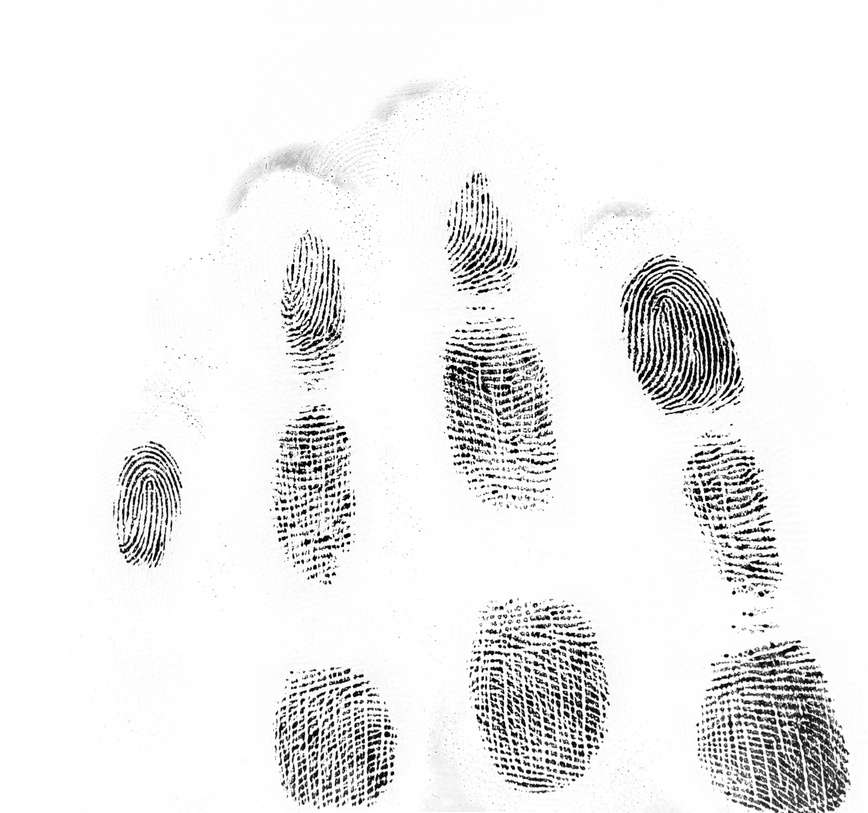
#> input picture Image_processing/picture/4.bmp, 868 x 813 px, shrunk from 1600 x 1500 before the run
$ python homework1.py   (older library calls are emulated)
#> lines starting #> are read from the running program, lines starting #| are printed output that depends on the picture; after the words box and inside, x2 and y2 are one past the last pixel; in counts of white or black regions, pixels touching at a corner belong together
import cv2
import matplotlib.pyplot as plt
import numpy as np


def reverse_gray(image):
    """反转整幅图的灰度级"""
    empty = np.zeros(image.shape, np.uint8)
    height = image.shape[0]
    width = image.shape[1]
    for i in range(height):
        for j in range(width):
            empty[i, j] = 255 - image[i, j]
    return empty


def erode_dilate(image, flag, ct=1, ks=5, blur=0):
    """开运算，ct是循环次数，ks是腐蚀膨胀的窗口大小"""
    k_size = (ks, ks)
    tmp = image

    if flag != 'open' and flag != 'close':
        return False
    for i in range(ct):
        if flag == 'open':
            er = cv2.erode(image, k_size)
            tmp = cv2.dilate(er, k_size)
        else:
            di = cv2.dilate(image, k_size)
            tmp = cv2.erode(di, k_size)
        if blur == 1:
            tmp = cv2.GaussianBlur(tmp, (5, 5), 0.6)
    return tmp


# [44 lines left out: functions repeat, process, process2, not called in this run]


def process3(image):
    ga = cv2.GaussianBlur(image, (5, 5), 0.6)
    ga_la = reverse_gray(cv2.convertScaleAbs(cv2.Laplacian(ga, cv2.CV_16S, ksize=3)))
    ga_la_cl_th = cv2.threshold(ga_la, 80, 255, cv2.THRESH_BINARY)[1]

    ga_la_cl = erode_dilate(ga_la_cl_th, 'open', ct=5,blur=1)
    # ga_la_cl_ga = cv2.GaussianBlur(ga_la_cl, (5, 5), 0.6)
    result = ga_la_cl
    plt.imshow(result)
    plt.show()


# [33 lines left out: functions ots, together, not called in this run]


if __name__ == '__main__':
    img1 = cv2.imread("picture/4.bmp")
#> img1 is the input picture: shape (813, 868, 3); min 0, max 255, mean 238.2
    img2 = cv2.imread('picture/4.bmp', 0)
#> img2: shape (813, 868); min 0, max 255, mean 238.2
    img3 = cv2.imread('picture/6.bmp')
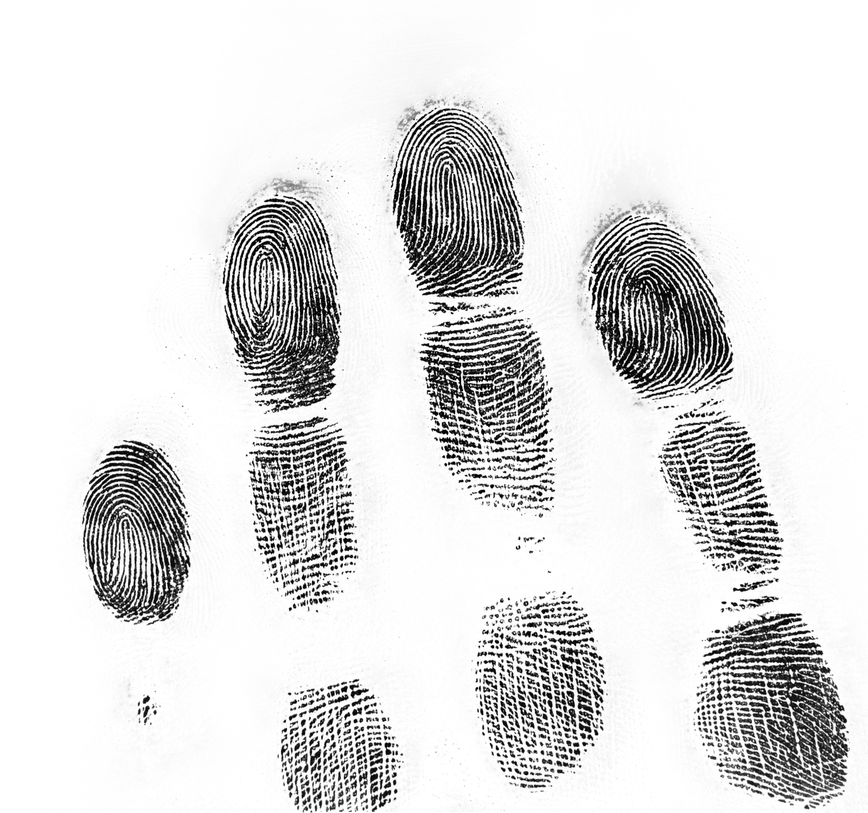
#> input picture Image_processing/picture/6.bmp, 868 x 813 px, shrunk from 1600 x 1500 before the run
#> img3 is the input picture: shape (813, 868, 3); min 0, max 255, mean 223.2
    img4 = cv2.imread('picture/6.bmp', 0)
#> img4: shape (813, 868); min 0, max 255, mean 223.2
    img5 = cv2.imread('picture/15.bmp')
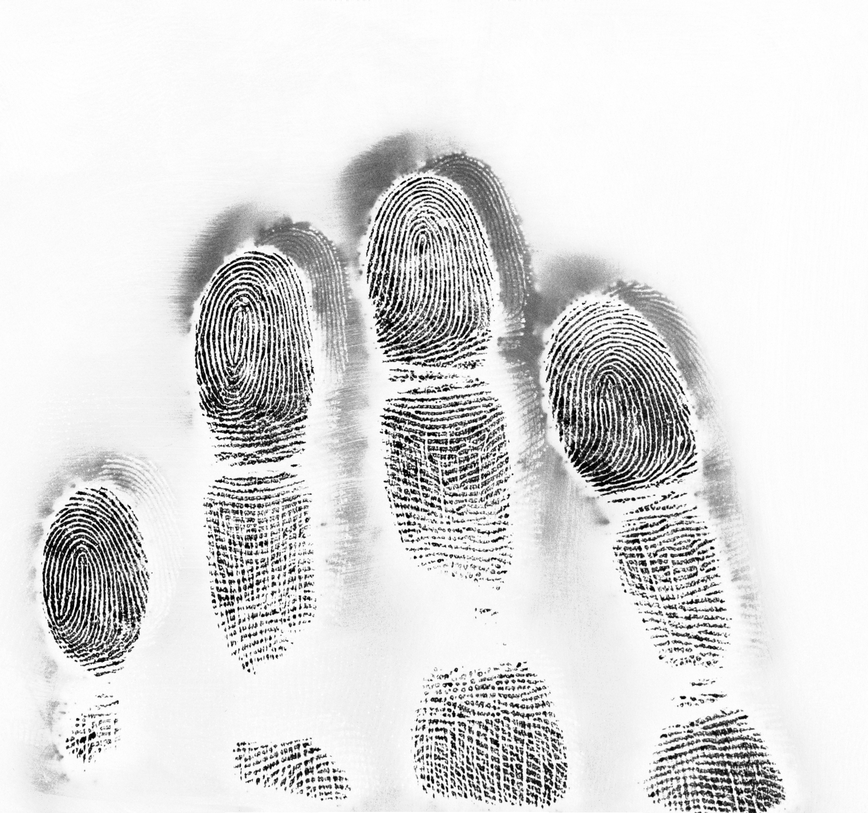
#> input picture Image_processing/picture/15.bmp, 868 x 813 px, shrunk from 1600 x 1500 before the run
#> img5 is the input picture: shape (813, 868, 3); min 0, max 255, mean 221.4
    img15 = cv2.imread('picture/15.bmp', 0)
#> img15: shape (813, 868); min 0, max 255, mean 221.4
    img7 = cv2.imread('picture/21.bmp')
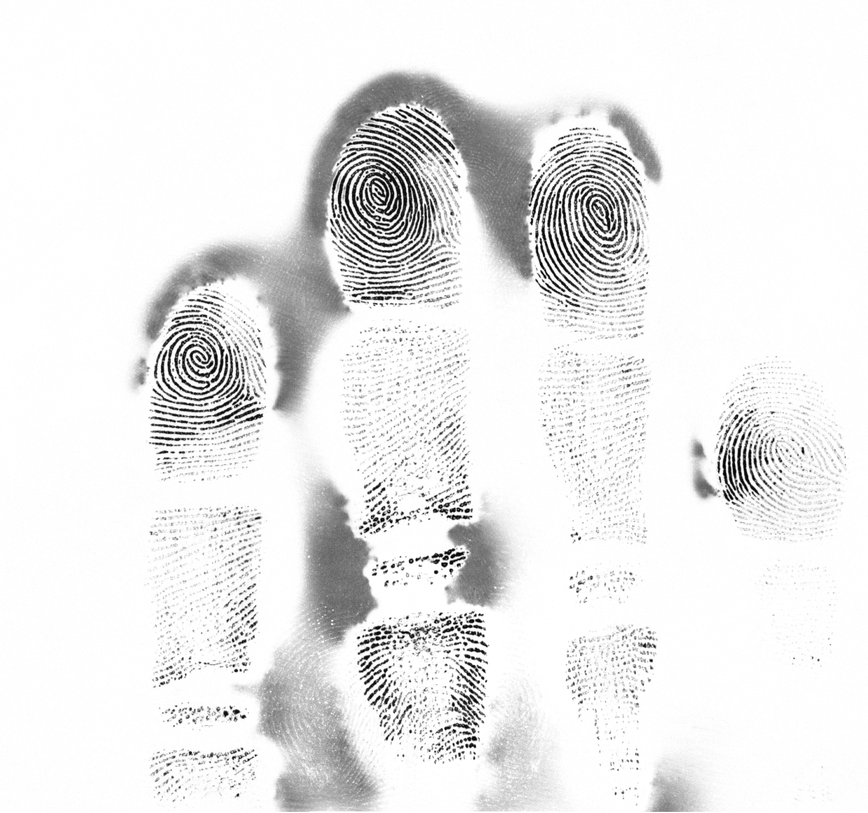
#> input picture Image_processing/picture/21.bmp, 868 x 813 px, shrunk from 1600 x 1500 before the run
#> img7 is the input picture: shape (813, 868, 3); min 0, max 255, mean 234.4
    img21 = cv2.imread('picture/21.bmp', 0)
#> img21: shape (813, 868); min 0, max 255, mean 234.4

    process3(img7)
#> after the loop in reverse_gray, `for i in range(height):`:
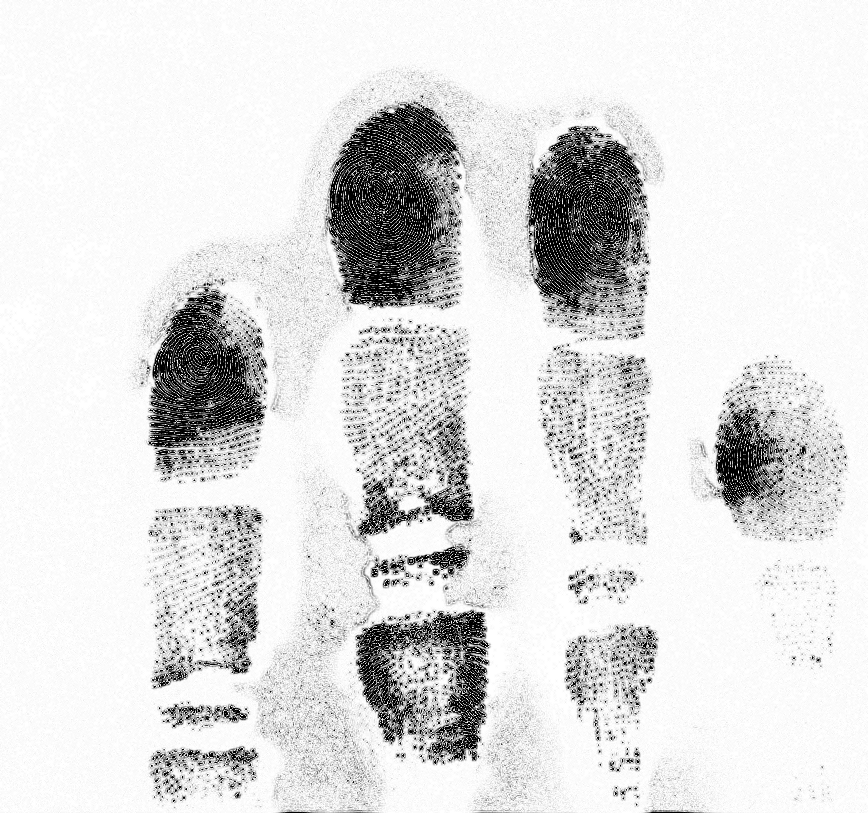
#> empty: shape (813, 868, 3); min 0, max 255, mean 222
#> in process3, `ga_la_cl_th = cv2.threshold(ga_la, 80, 255, cv2.THRESH_BINARY)[1]`:
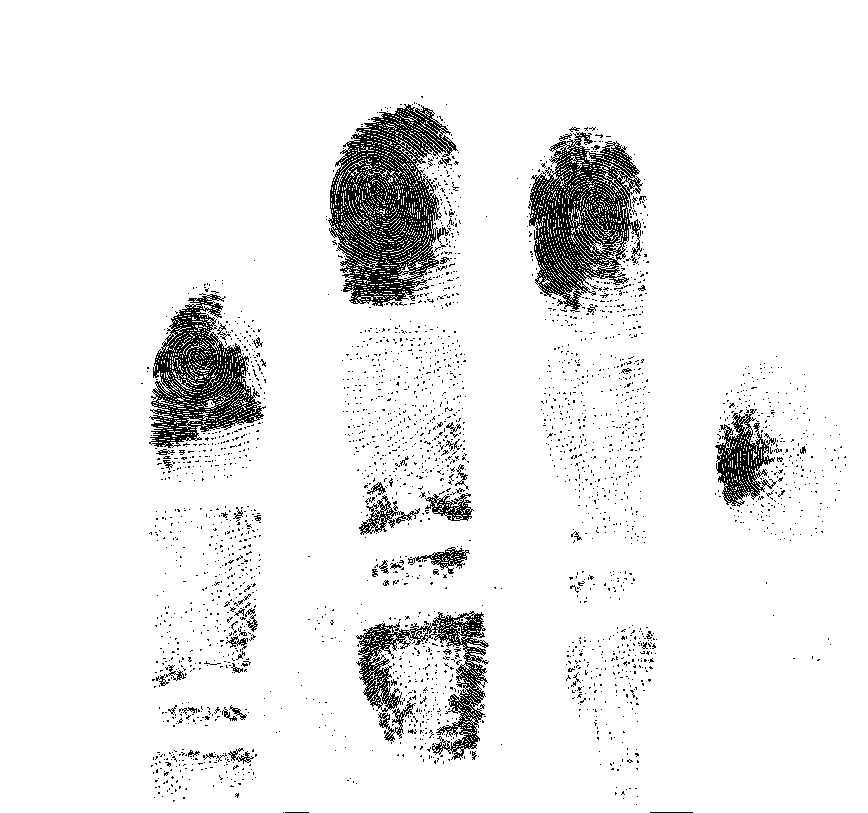
#> ga_la_cl_th: shape (813, 868, 3); 92.8% white; black in thin lines or dots, all inside (x1, y1, x2, y2) = (141, 96, 846, 813)
#> the loop in erode_dilate, `for i in range(ct):` made 5 passes
#> pass 1, in erode_dilate, `tmp = cv2.dilate(er, k_size)`:
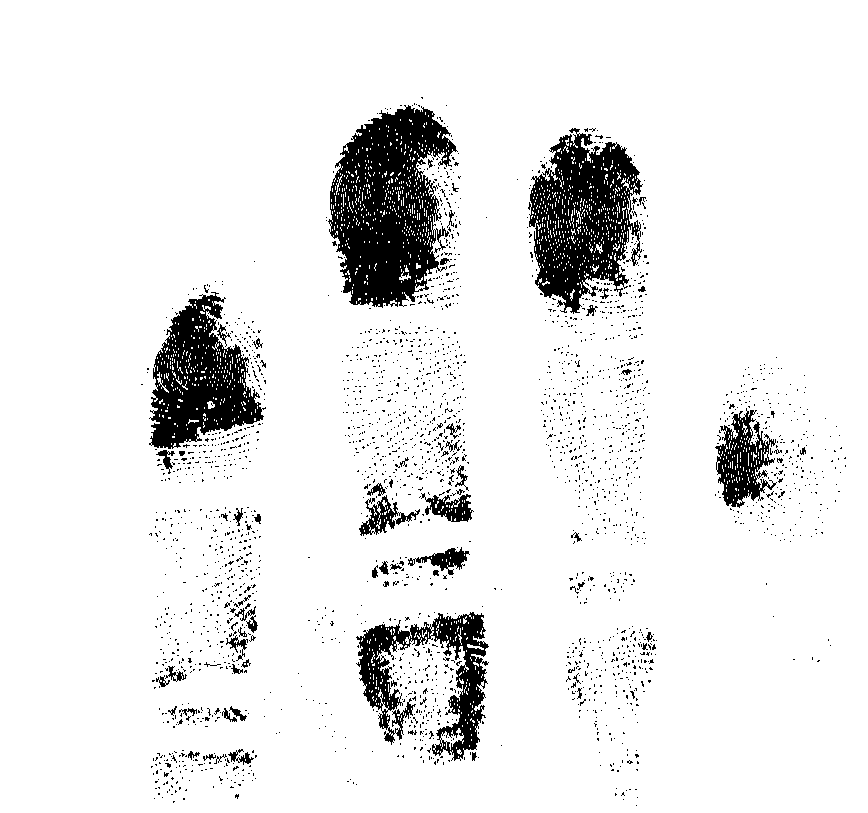
#> tmp: shape (813, 868, 3); 91.5% white; 2486 black regions (2420 under 20 px), largest, box (x1, y1, x2, y2) and area: (328, 105, 458, 308) 16055, (528, 128, 643, 314) 12047, (149, 292, 266, 449) 9627
    # [70 lines of commented-out code are left out]
